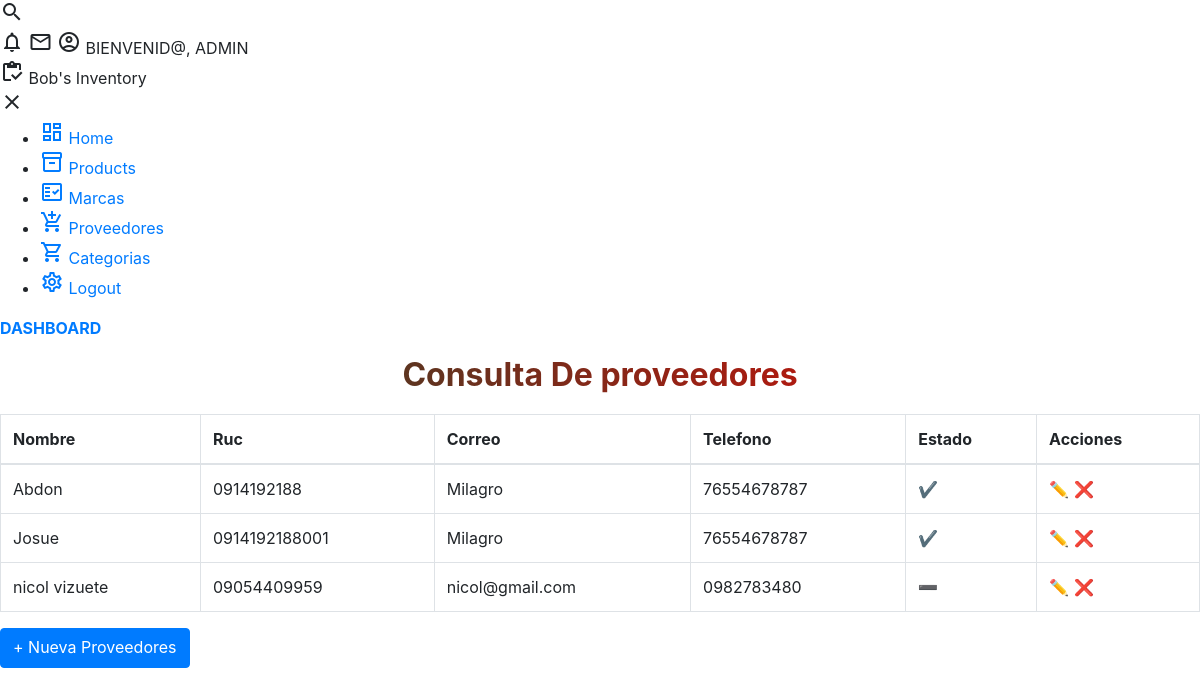
/supplier_list/ (signed in), run on an earlier commit of the app's database.
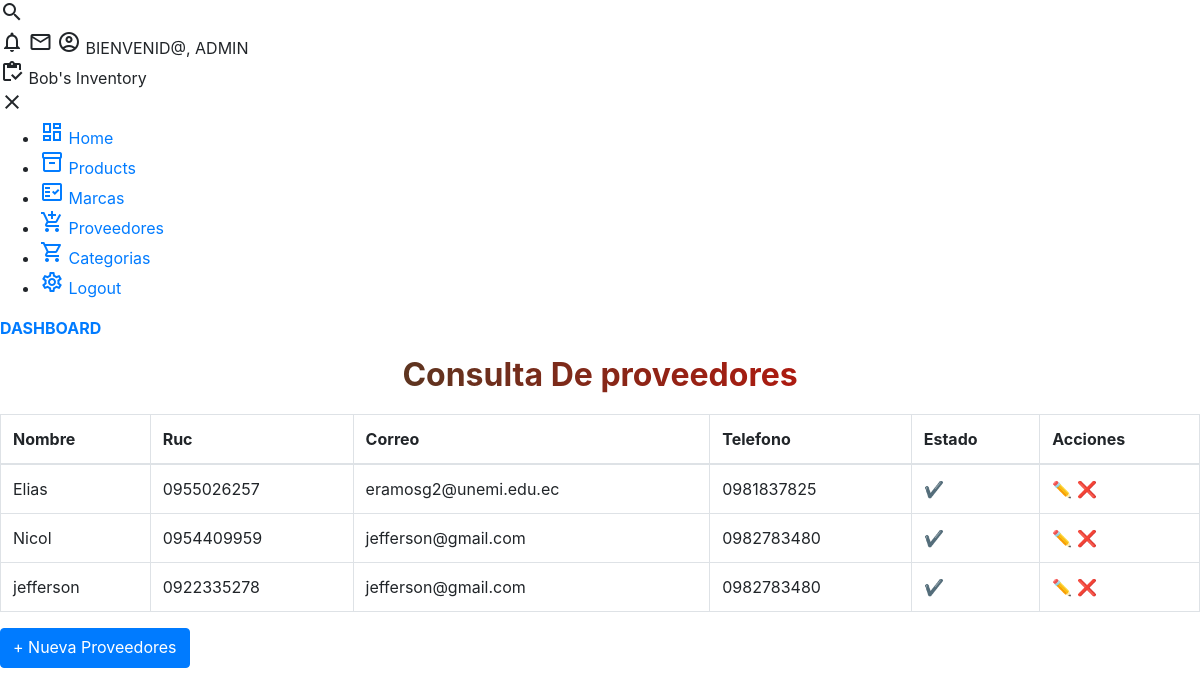
And on a later commit of the database.
### core/models.py (models this page shows, shortened)
class Supplier(models.Model):
    name = models.CharField(max_length=100)
    ruc = models.CharField(max_length=13,validators=[valida_cedula],unique=True)
    address = models.CharField(max_length=200)
    phone = models.CharField(max_length=20,validators=[phone_regex])
    user = models.ForeignKey(User,on_delete=models.CASCADE)
    created = models.DateTimeField(auto_now_add=True)
    updated = models.DateTimeField(auto_now=True)
    state = models.BooleanField('Activo', default = True)
    class Meta:
        verbose_name = 'Proveedor'
        verbose_name_plural = 'Proveedores'
        ordering = ['name']
        indexes = [models.Index(fields=['name']),]

### core/views.py (the view)
# urls.py: path('supplier_list/', views.supplier_List,name='supplier_list'),
@login_required
def supplier_List(request):
    data = {
        "title1": "Proveedores",
        "title2": "Consulta De proveedores"
    }
    supplier = Supplier.objects.all() # select * from Product
    data["supplier"]=supplier
    return render(request,"core/suppliers/list.html",data)

### templates/core/suppliers/list.html
{% extends 'base.html' %}
{% block content %}
<div class="table-container">
<h1 class="title">{{ title2 }}</h1>
  <table class="table table-bordered">
    <thead>
      <tr>
        <th>Nombre</th>
        <th>Ruc</th>
        <th>Correo</th>
        <th>Telefono</th>
        <th>Estado</th>
        <th>Acciones</th>
    </tr>
    </thead>
    <tbody>
      {% for item in supplier %}
        <tr>
        <td>{{item.name}}</td>
        <td>{{item.ruc}}</td>
        <td>{{item.address}}</td>
        <td>{{item.phone}}</td>
        <td>{% if item.state %}
             ✔
            {% else %}
             ➖
            {% endif %}
        </td>
        <td>
          <a href={% url 'core:supplier_update' item.id %}>✏️</a>
          <a href={% url 'core:supplier_delete' item.id %}>❌</a>
        </td>
        </tr>
      {% endfor %}
    </tbody>
  </table>
  <div class="form-group">
    <a class="btn btn-primary" href={% url 'core:supplier_create' %}> + Nueva Proveedores</a>
  </div>
</div>
{% endblock content  %}

### templates/base.html (shortened to what this page needs)
<!DOCTYPE html>
<html lang="en">
  <head>
    {% load static %}
    <link rel="stylesheet" href={% static 'css/main.css' %}>
    <link rel="stylesheet" href={% static 'css/main2.css' %}>
    <link href="https://stackpath.bootstrapcdn.com/bootstrap/4.5.2/css/bootstrap.min.css" rel="stylesheet">
  </head>
  <body>
    <div class="grid-container">
      <header class="header">
        <div class="header-left">
          <span class="material-icons-outlined">search</span>
        </div>
        <div class="header-right">
          <span class="material-icons-outlined">notifications</span>
          <span class="material-icons-outlined">email</span>
          <span class="material-icons-outlined">account_circle</span> BIENVENID@, {{ user|upper }}
      </header>
      <aside id="sidebar">
        <div class="sidebar-title">
          <div class="sidebar-brand">
            <span class="material-icons-outlined">inventory</span> Bob's Inventory
          </div>
          <span class="material-icons-outlined" onclick="closeSidebar()">close</span>
        </div>
        <ul class="sidebar-list">
          <li class="sidebar-list-item">
            <a href={% url 'home' %}>
              <span class="material-icons-outlined">dashboard</span> Home
          </li>
          <li class="sidebar-list-item">
            <a href={% url 'core:product_list' %}>
              <span class="material-icons-outlined">inventory_2</span> Products
          </li>
          <li class="sidebar-list-item">
            <a href={% url 'core:brand_list' %}>
              <span class="material-icons-outlined">fact_check</span> Marcas
          </li>
          <li class="sidebar-list-item">
            <a href={% url 'core:supplier_list' %}>
              <span class="material-icons-outlined">add_shopping_cart</span> Proveedores
          </li>
          <li class="sidebar-list-item">
            <a href={% url 'core:category_list' %}>
              <span class="material-icons-outlined">shopping_cart</span> Categorias
          </li>
          <li class="sidebar-list-item">
            <a href={% url 'core:logout' %}>
              <span class="material-icons-outlined">settings</span> Logout
          </li>
        </ul>
      </aside>
      <main class="main-container">
        <div class="main-title">
          <p class="font-weight-bold" style="color: #007bff;">DASHBOARD</p>
        </div>
       {% block content %}
       {% endblock content %}
      </main>
    </div>
  </body>
</html>

### static/css/main.css (style rules this page uses)
body { font-family: 'Roboto', sans-serif; margin: 0; padding: 0; background-color: #f8f8f8; color: #333333; }
h1, h2, h3, h4, h5, h6 { margin-top: 0; color: rgb(97, 5, 97); }
p { margin-top: 0; color: white; }
a { color: #007bff; text-decoration: none; }
.title { font-size: 2em; font-weight: bold; background: linear-gradient(to right, rgb(11, 79, 48), red); -webkit-background-clip: text; background-clip: text; color: transparent; text-align: center; margin-bottom: 20px; }
.table-container { overflow-x: auto; }
.form-group { margin-bottom: 20px; }
.btn { height: 40px; color: #fff; border: none; padding: 10px 20px; border-radius: 5px; cursor: pointer; transition: background-color 0.3s; }

### static/css/main2.css (style rules this page uses)
body { background-color: #0073d7; color: #333; }

What changed in the data, as far as the page shows it:
removed Supplier: name "Abdon", ruc "0914192188", address "Milagro", phone "76554678787"
removed Supplier: name "Josue", ruc "0914192188001", address "Milagro", phone "76554678787"
removed Supplier: name "nicol vizuete", ruc "09054409959", address "nicol@gmail.com", phone "0982783480"
added Supplier: name "Elias", ruc "0955026257", address "eramosg2@unemi.edu.ec", phone "0981837825"
added Supplier: name "Nicol", ruc "0954409959", address "jefferson@gmail.com", phone "0982783480"
added Supplier: name "jefferson", ruc "0922335278", address "jefferson@gmail.com", phone "0982783480"
